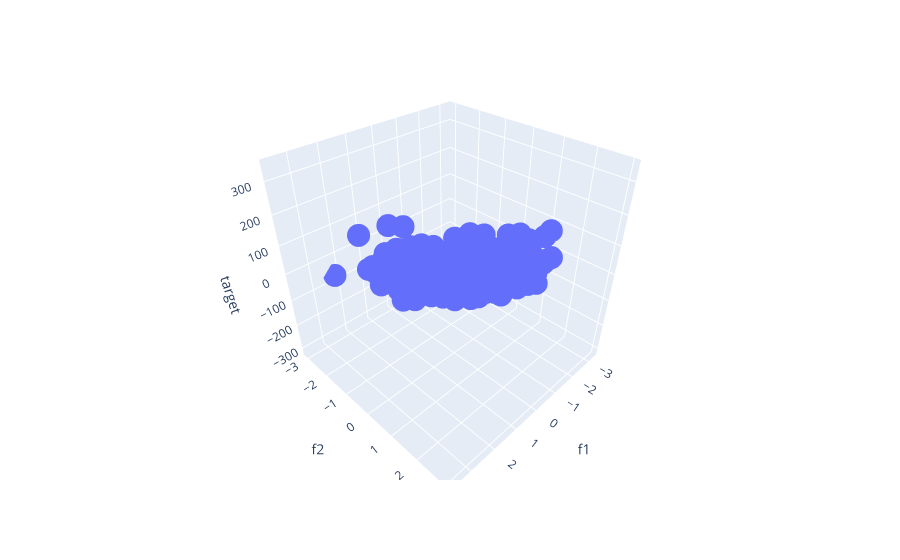

Write notebook code for a chart like this one.
### Code cell
fig = px.scatter_3d(dataset, dataset['f1'], dataset['f2'],dataset['target'])
fig.show()

### Figure 1 — Plotly figure (JSON) as saved in the notebook; plotly's stock layout.template omitted (floating-point values rounded to 4 significant figures; data arrays with more than 128 entries replaced by an {"elided": "..."} marker saying what was removed)
{"data": [{"hovertemplate": "f1=%{x}<br>f2=%{y}<br>target=%{z}<extra></extra>", "legendgroup": "", "marker": {"color": "#636efa", "symbol": "circle"}, "mode": "markers", "name": "", "scene": "scene", "showlegend": false, "type": "scatter3d", "x": {"elided": "500 float values"}, "y": {"elided": "500 float values"}, "z": {"elided": "500 float values"}}], "layout": {"legend": {"tracegroupgap": 0}, "margin": {"t": 60}, "scene": {"domain": {"x": [0, 1], "y": [0, 1]}, "xaxis": {"title": {"text": "f1"}}, "yaxis": {"title": {"text": "f2"}}, "zaxis": {"title": {"text": "target"}}}}}
